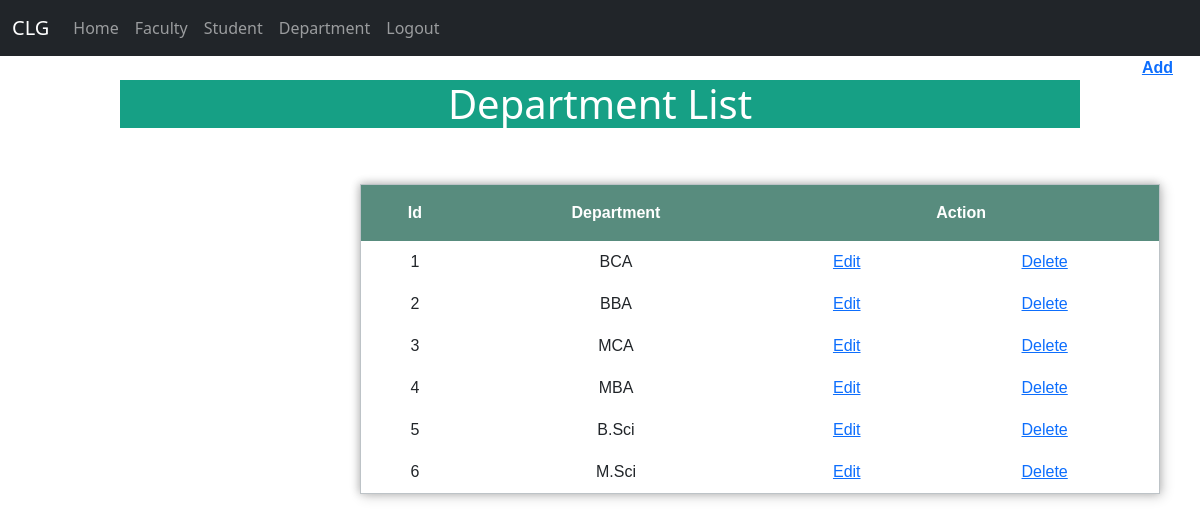
The page /dept.php (signed in) on the database its author committed.
### tables this page shows
CREATE TABLE IF NOT EXISTS `tbldept` (
  `Id` int(20) NOT NULL AUTO_INCREMENT,
  `Department` varchar(20) NOT NULL,
  PRIMARY KEY (`Id`)
);

### dept.php (the view, shortened to what this page needs)
<?php
	include('connect.php');
	$sql="select*from tbldept";
	$result=mysqli_query($con,$sql);
?>
<html>
	<head>
	</head>
<body>
<?php require "menu.php" ?>
		<center>
		<table border="8" class="content-table ">
            <a href="dept_add.php" class="add">Add</a>
			<h1>Department List</h1>
            <br>
            <br>
		<tr>
		<th style="text-align:center">Id</th>
		<th style="text-align:center">Department</th>
		<th colspan="2" style="text-align:center">Action</th>
		</tr>
            <?php
                while($rows=$result->fetch_assoc())
                {
            ?>
            <tr>
                <td style="text-align:center"><?php echo $rows['Id'];?></td>
                <td style="text-align:center"><?php echo $rows['Department'];?></td>
				<td style="text-align:center">
				<a href="update.php?idn=<?php echo $rows['Id']; ?>&dept=<?php echo $rows['Department'];?>">Edit</a>
				</td>
				<td style="text-align:center">
				<a href="delete.php?idn=<?php echo $rows['Id']; ?>" onClick="return confirm('Are You Sure You Want To Delete This Record ?')">Delete</a>
				</td>
            </tr>
            <?php
                }
            ?>
        </table>
	</center>
</body>
</html>

### menu.php (shortened to what this page needs)
<?php
if(isset($_SESSION['loggedin']) && $_SESSION['loggedin']=true){
  $loggedin= true;
}
else
{
  $loggedin=false;
}
echo'
<nav class="navbar navbar-expand-lg navbar-dark bg-dark">
  <div class="container-fluid">
    <a class="navbar-brand" href="#">CLG</a>
    <button class="navbar-toggler" type="button" data-bs-toggle="collapse" data-bs-target="#navbarSupportedContent" aria-controls="navbarSupportedContent" aria-expanded="false" aria-label="Toggle navigation">
      <span class="navbar-toggler-icon"></span>
    </button>
    <div class="collapse navbar-collapse" id="navbarSupportedContent">
      <ul class="navbar-nav me-auto mb-2 mb-lg-0">
       ';
      if($loggedin){
      echo'
      <li class="nav-item">
      <a class="nav-link" aria-current="page" href="main.php">Home</a>
    </li>
        <li class="nav-item">
        <a class="nav-link" href="Faculty.php">Faculty</a>
      </li>
        <li class="nav-item">
        <a class="nav-link" href="Student.php">Student</a>
      </li>
      <li class="nav-item">
      <a class="nav-link" href="dept.php">Department</a>
    </li>
        <li class="nav-item">
        <a class="nav-link" href="logout.php">Logout</a>
      </li>';
      }
      echo '</ul>
    </div>
  </div>
</nav>';
?>
<link rel="stylesheet" href="bootstrap.min.css">

### dept.php (style rules this page uses)
table { position: absolute; width: 1400px; height: 500px; transform: translate(45%, 0%); border-collapse: collapse; width: 800px; height: 200px; border: 1px solid #bdc3c7; overflow: hidden; font-family: Verdana, Geneva, Tahoma, sans-serif; box-shadow: 2px 2px 12px rgba(0, 0, 0, 0.2), -1px -1px 8px rgba(0, 0, 0, 0.2); }
tr { transition: all .2s ease-in; cursor: pointer; }
th { background-color: #588c7e; color: white; height:56px; }
td { padding: 12px; text-align: left; border-bottom: 1px solid #ddd; }
.add { display: block; text-align: right; margin-left:0 auto; width: 1146px; font-weight: 600; font-family: Verdana, Geneva, Tahoma, sans-serif; }
a { text-decoration: none; }
h1 { font-weight: 600; text-align: center; background-color: #16a085; width:80%; color: #fff; padding: 0px; margin: 0; }

### rows shown on the page
tbldept: Id "1", Department "BCA"
tbldept: Id "2", Department "BBA"
tbldept: Id "3", Department "MCA"
tbldept: Id "4", Department "MBA"
tbldept: Id "5", Department "B.Sci"
tbldept: Id "6", Department "M.Sci"
